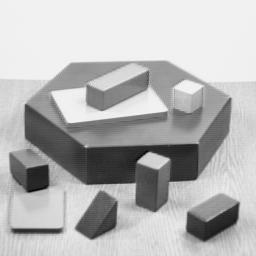
#> input picture blox.jpg, 256 x 256 px
$ python rectangle.py
#> lines starting #> are read from the running program, lines starting #| are printed output that depends on the picture; after the words box and inside, x2 and y2 are one past the last pixel; in counts of white or black regions, pixels touching at a corner belong together
import cv2

# Read the image from file
image = cv2.imread('blox.jpg')
#> image is the input picture: shape (256, 256, 3); min 0, max 252, mean 182.8

# Define the window name
window_name = 'Image'

# Define the start and end points of the rectangle
start_point = (5, 5)
end_point = (220, 220)

# Define the color of the rectangle (BGR - Blue, Green, Red)
color = (255, 0, 0)

# Define the thickness of the rectangle border
thickness = 2

# Draw the rectangle on the image
image = cv2.rectangle(image, start_point, end_point, color, thickness)
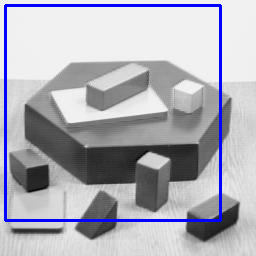
#> image: shape (256, 256, 3); 3.93% of pixels changed, all inside (x1, y1, x2, y2) = (4, 4, 222, 222)

# Display the image in a window
cv2.imshow(window_name, image)

# Wait for a key event indefinitely or for a specified amount of time
cv2.waitKey(0)

# Destroy all OpenCV windows
cv2.destroyAllWindows()
